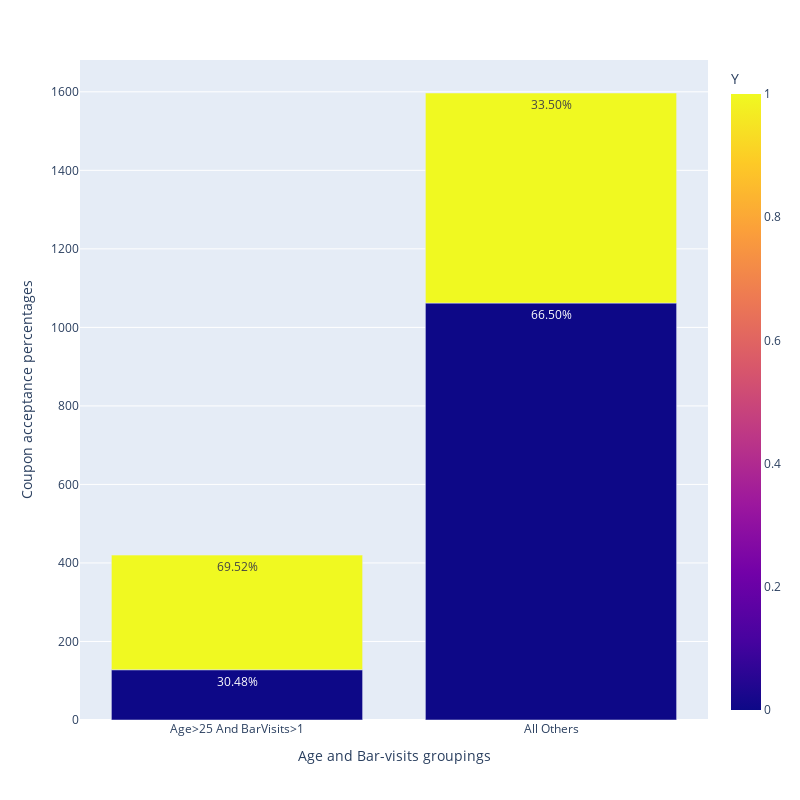

This figure's notebook cell:
### Markdown cell above
4. Compare the acceptance rate between drivers who go to a bar more than once a month and are over the age of 25 to the all others.  Is there a difference?

### Code cell
ages_more_than_25 = ['26','31', '36', '41', '46', '50plus']
bar_more_than_once = ['1~3', 'gt8', '4~8']

bar_data.loc[(bar_data.eval('age in @ages_more_than_25 & Bar in @bar_more_than_once')),'crit'] = 'Age>25 And BarVisits>1'
bar_data.loc[(bar_data['crit'].isnull()), 'crit'] = 'All Others'

bar_data_g = bar_data.groupby(['crit', 'Y']).size().reset_index()
bar_data_g['percentage'] = bar_data.groupby(['crit', 'Y']).size().groupby(level=0).apply(lambda x: 100 * x / float(x.sum())).values
bar_data_g.columns = ['crit', 'Y', 'Counts', 'Percentage']

fig = px.bar(bar_data_g, x='crit',
             labels={'crit':'Age and Bar-visits groupings', 'value':'Coupon acceptance percentages'},
             y=['Counts'], color='Y', text=bar_data_g['Percentage'].apply(lambda x: '{0:1.2f}%'.format(x)))
fig.update_layout(width=800,
    height=800)
fig.show()

### Figure 1 — Plotly figure (JSON) as saved in the notebook; plotly's stock layout.template omitted (floating-point values rounded to 4 significant figures)
{"data": [{"alignmentgroup": "True", "hovertemplate": "Age and Bar-visits groupings=%{x}<br>Coupon acceptance percentages=%{y}<br>text=%{text}<br>Y=%{marker.color}<extra></extra>", "legendgroup": "", "marker": {"color": [0, 1, 0, 1], "coloraxis": "coloraxis", "pattern": {"shape": ""}}, "name": "", "offsetgroup": "", "orientation": "v", "showlegend": false, "text": ["30.48%", "69.52%", "66.50%", "33.50%"], "textposition": "auto", "type": "bar", "x": ["Age>25 And BarVisits>1", "Age>25 And BarVisits>1", "All Others", "All Others"], "xaxis": "x", "y": [128, 292, 1062, 535], "yaxis": "y"}], "layout": {"barmode": "relative", "coloraxis": {"colorbar": {"title": {"text": "Y"}}, "colorscale": [[0, "#0d0887"], [0.1111, "#46039f"], [0.2222, "#7201a8"], [0.3333, "#9c179e"], [0.4444, "#bd3786"], [0.5556, "#d8576b"], [0.6667, "#ed7953"], [0.7778, "#fb9f3a"], [0.8889, "#fdca26"], [1, "#f0f921"]]}, "height": 800, "legend": {"tracegroupgap": 0}, "margin": {"t": 60}, "width": 800, "xaxis": {"anchor": "y", "domain": [0, 1], "title": {"text": "Age and Bar-visits groupings"}}, "yaxis": {"anchor": "x", "domain": [0, 1], "title": {"text": "Coupon acceptance percentages"}}}}
